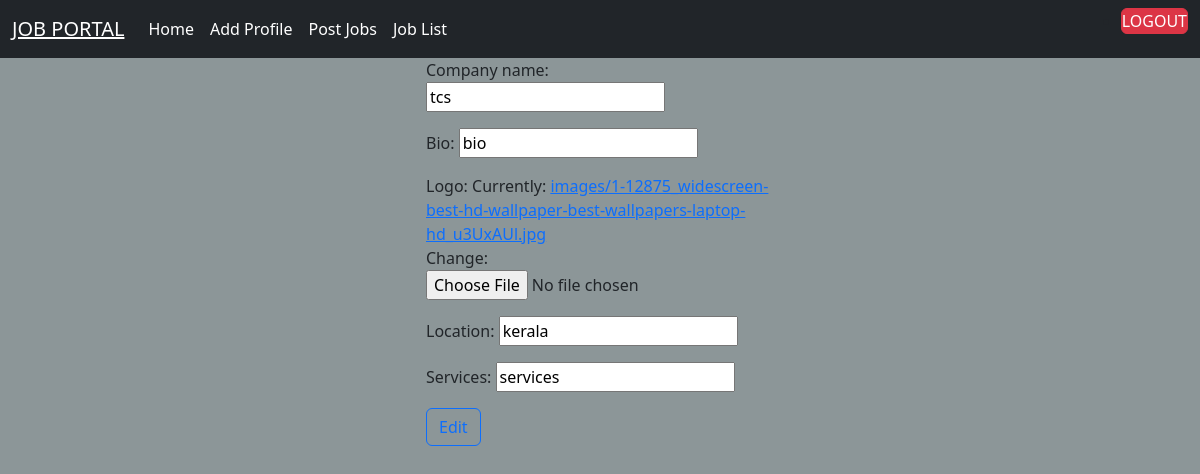
The app's page /employers/profile/edit/2 with its own data.
### employer/models.py (models this page shows)
class EmployerProfile(models.Model):
    user=models.OneToOneField(User,on_delete=models.CASCADE,related_name="employers")
    company_name=models.CharField(max_length=130)
    bio=models.CharField(max_length=150)
    logo=models.ImageField(upload_to="images")
    location=models.CharField(max_length=200)
    services=models.CharField(max_length=250)

### employer/views.py (the view, shortened to what this page needs)
# urls.py: path("profile/edit/<int:id>",views.EmpProfileUpdateView.as_view(),name="emp-pro-edit")
class EmpProfileUpdateView(UpdateView):
    model = EmployerProfile
    template_name = "emp-pro-edit.html"
    form_class = EmployerProfileForm
    success_url = reverse_lazy("ehome")
    pk_url_kwarg = "id"

### employer/forms.py
class EmployerProfileForm(forms.ModelForm):
    class Meta:
        model=EmployerProfile
        exclude=("user",)

### employer/templates/emp-pro-edit.html (shortened to what this page needs)
{%extends 'base.html'%}
{%block body_block%}
<div class="container">
    <div class="row">
        <div class="col-4"></div>
        <div class="col-4">
            <form action="" method="post" enctype="multipart/form-data">
                {{form.as_p}}
                <input type="submit" value="Edit" class="btn btn-outline-primary">
            </form>
        </div>
        <div class="col-4"></div>
    </div>
</div>
{%endblock%}

### employer/static/css/emp_style.css (style rules this page uses)
body { background-color:#8c9698; }

### records on screen
EmployerProfile: company_name "tcs", bio "bio", location "kerala", services "services"
